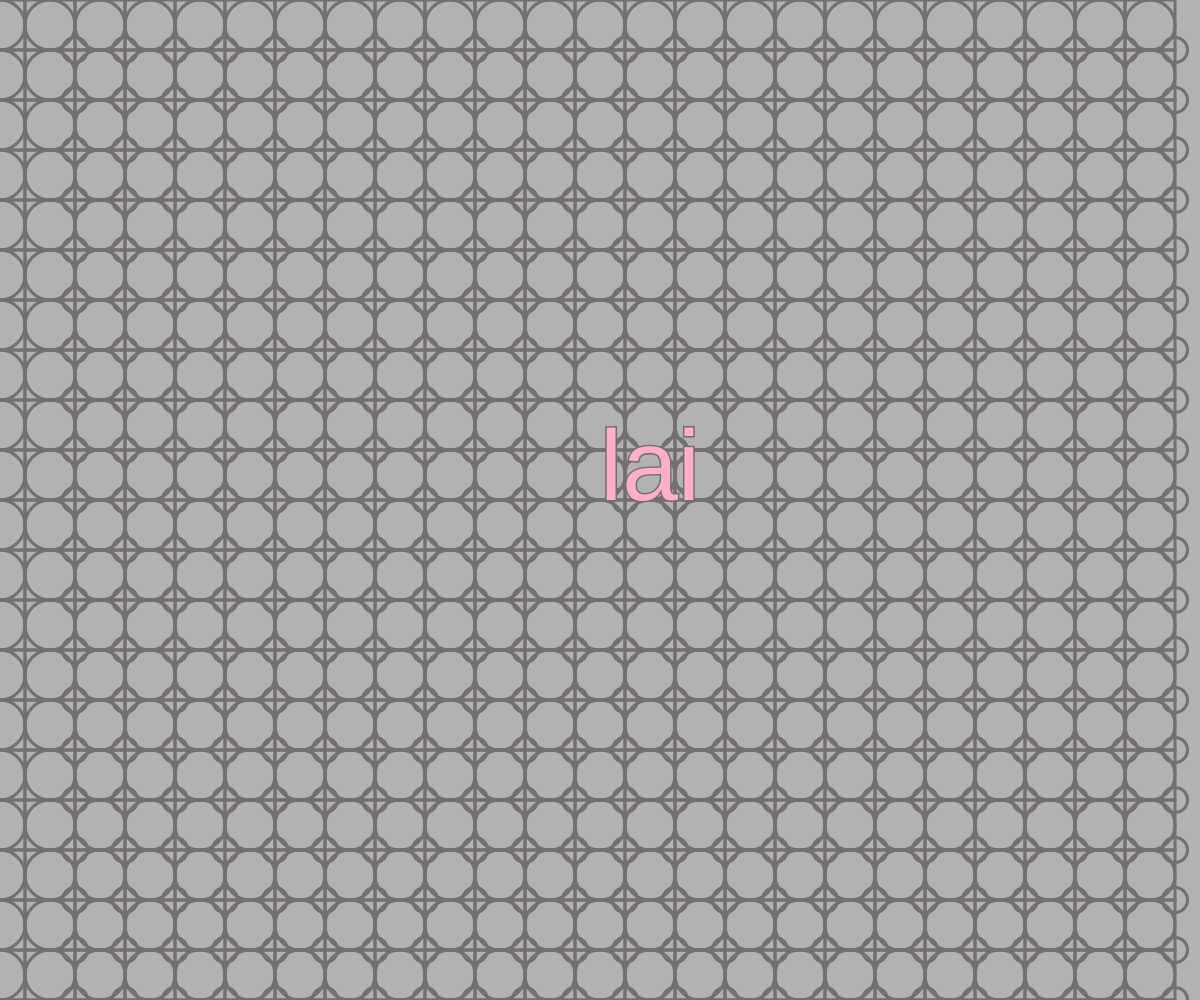
Frame 1 (no input)
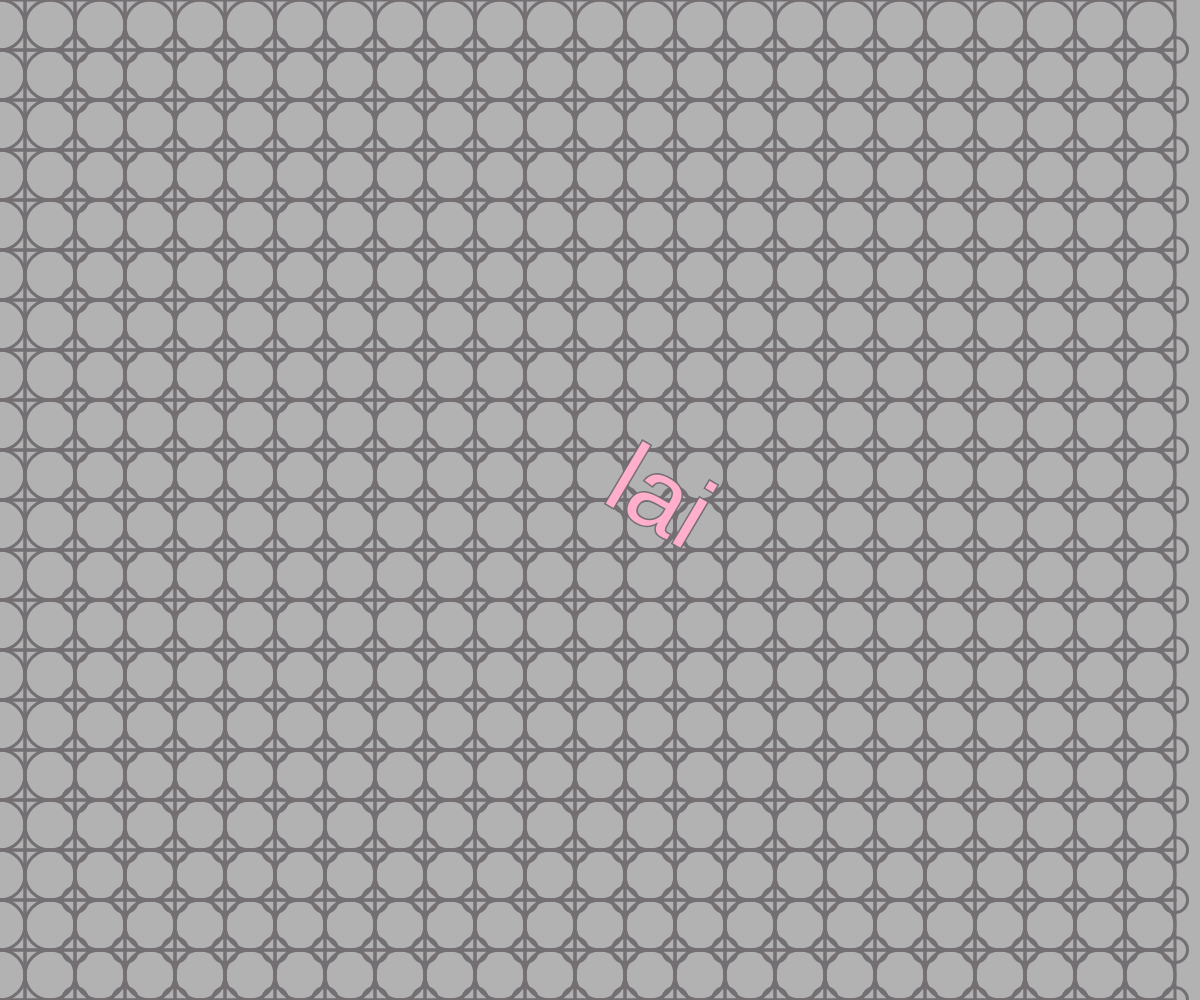
Frame 60 (no input)
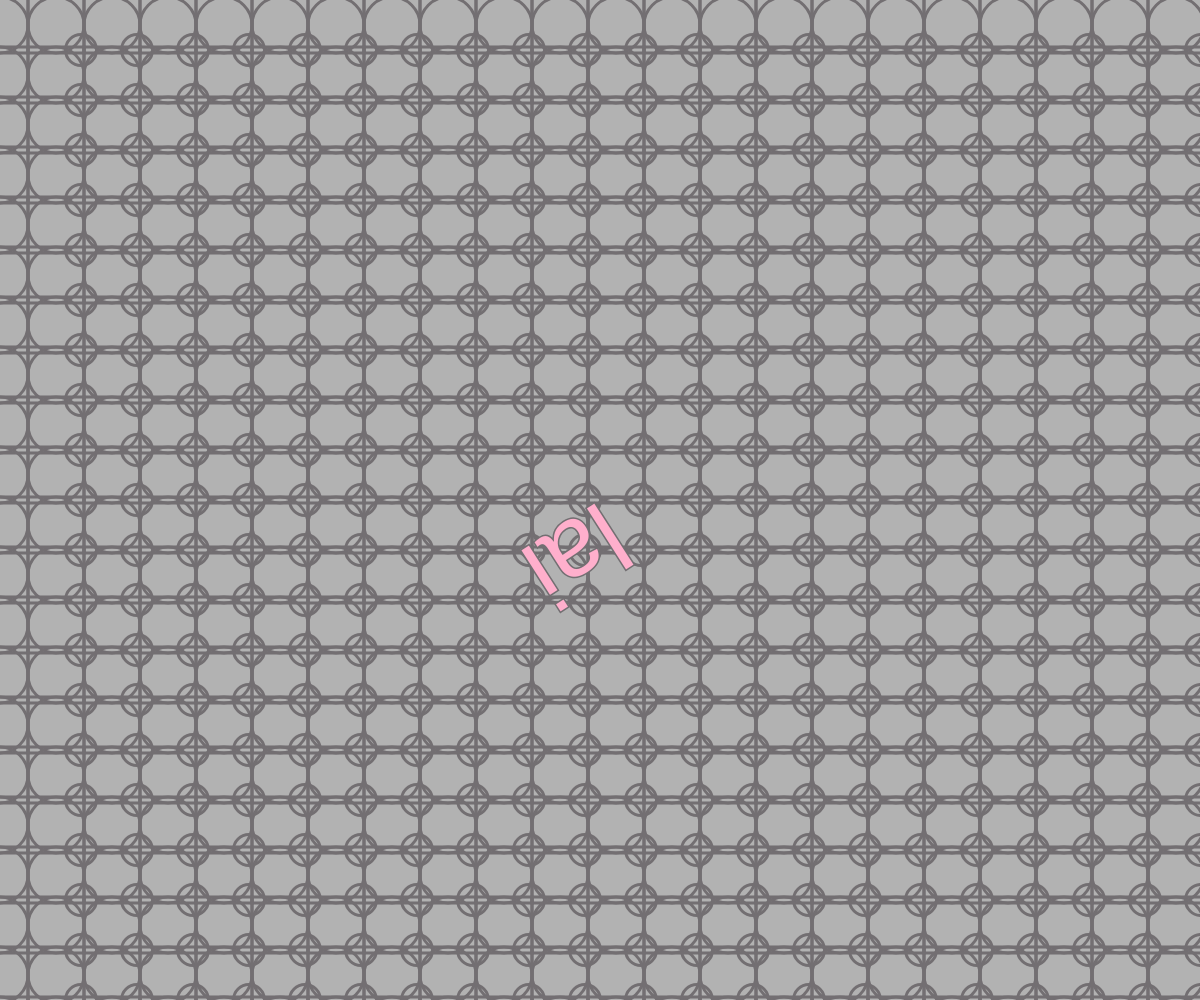
Frame 120 (the mouse pressed at the canvas centre since frame 60)

The p5.js sketch that drew these frames (run headless with seeded random() and noise() and a simulated clock; from frame 60 on, the mouse is pressed at the canvas centre):

// p5.js sketch
// ── sketch.js
let angle = 0; // 用於控制旋轉的角度

function setup() {
  createCanvas(windowWidth, windowHeight);
}

function draw() {
  background("#b2b2b2");
  noFill(); // 以下畫圓或方形都不要填滿顏色
  stroke("#736f72"); // 線條顏色
  strokeWeight(3); // 線條粗細
  
  // 宣告變數
  var rect_width = 50 + mouseX / 100; // 方形的寬度
  var bc_w = 50 + mouseX / 100; // 大圓的寬度
  var sc_w = 25 + mouseX / 100; // 小圓的寬度

  rectMode(CENTER);
  
  // 使用迴圈，產生25排
  for (let j = 0; j < 25; j++) { // 負責產生幾排
    for (let x = 0; x < width; x += rect_width) {
      ellipse(x, 25 + 50 * j, bc_w);
      rect(x, 25 + 50 * j, rect_width);
      ellipse(25 + x + rect_width, 50 + 50 * j, sc_w);
    }
  }

  fill("#ffafcc"); // 設定文字顏色
  textSize(100); // 設定文字大小

  translate(width / 2, height / 2); // 在中心
  rotate(angle)
  text("lai", 0, 0); // 文字在中間

  angle += 1.5; //角度
}

function windowResized() {
  resizeCanvas(windowWidth, windowHeight); // 當視窗大小改變時調整畫布大小
}
